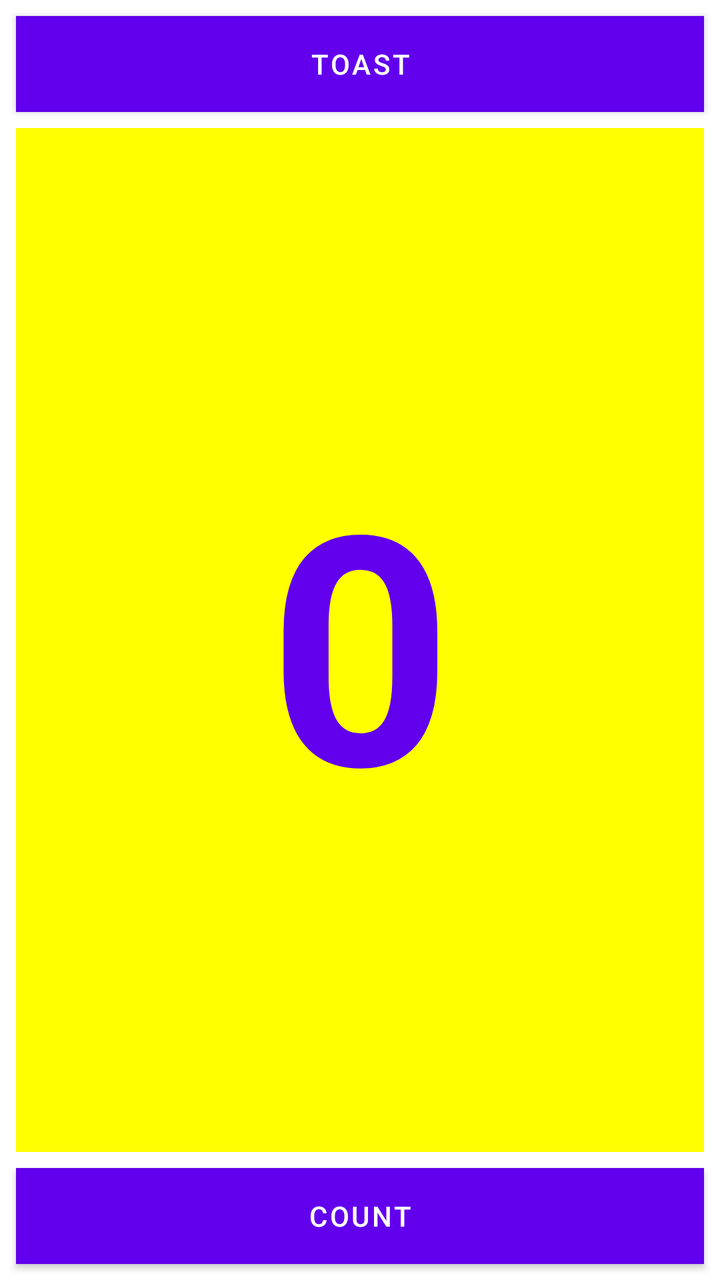
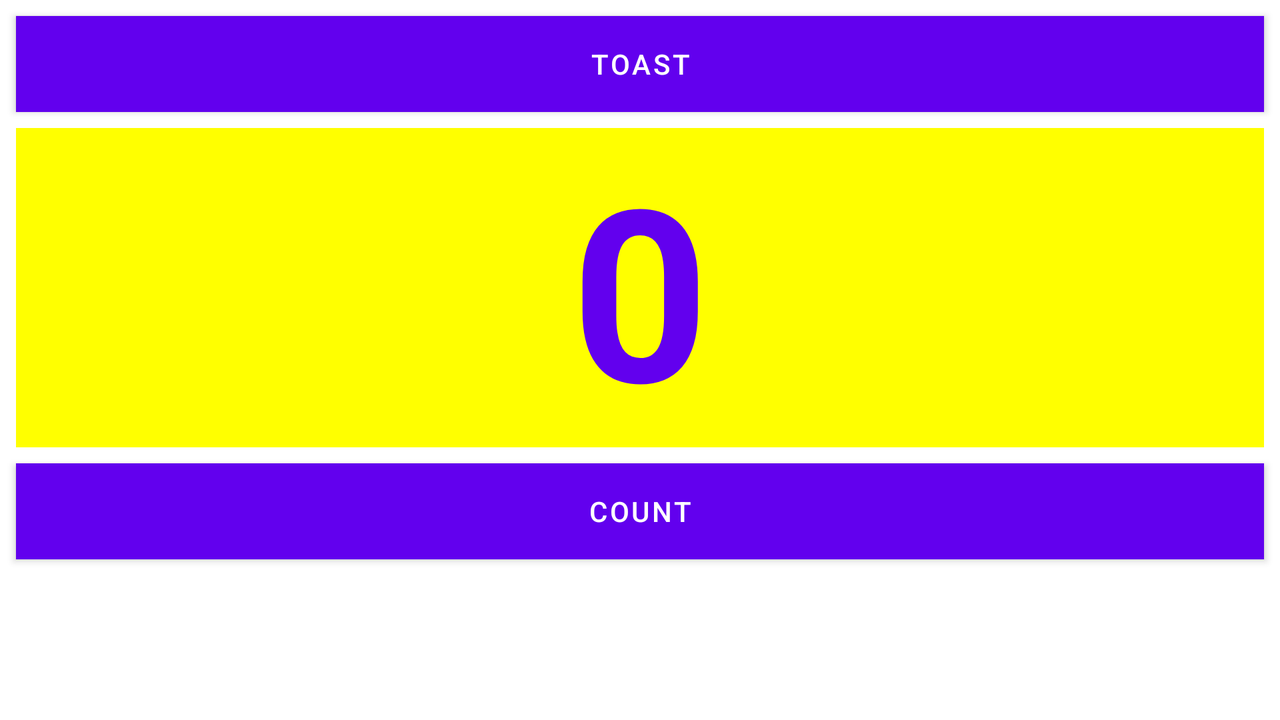

One screen, two layout resources from the same app: the default and the repository's alternative for another configuration. Each is rendered where Android would select it; the XML of both is given below.
<!-- AndroidManifest.xml: application theme Theme.And_Work_2 -->
<!-- res/layout/activity_lesson_1_dot_2_part_b.xml -->
<?xml version="1.0" encoding="utf-8"?>
<LinearLayout
    xmlns:android="http://schemas.android.com/apk/res/android"
    xmlns:tools="http://schemas.android.com/tools"
    android:layout_width="match_parent"
    android:layout_height="match_parent"
    android:orientation="vertical"
    tools:context=".lesson_1.lesson_1_2.Lesson1Dot2PartBActivity">

    <Button
        android:id="@+id/button_toast"
        android:layout_width="match_parent"
        android:layout_height="wrap_content"
        android:layout_marginStart="8dp"
        android:layout_marginLeft="8dp"
        android:layout_marginTop="8dp"
        android:layout_marginEnd="8dp"
        android:layout_marginRight="8dp"
        android:layout_marginBottom="8dp"
        android:background="@color/purple_500"
        android:onClick="showToast"
        android:text="@string/button_label_toast"
        android:textColor="@color/white" />

    <TextView
        android:id="@+id/show_count"
        android:layout_width="match_parent"
        android:layout_height="0dp"
        android:layout_weight="1"
        android:layout_marginStart="8dp"
        android:layout_marginLeft="8dp"
        android:layout_marginEnd="8dp"
        android:layout_marginRight="8dp"
        android:background="@color/yellow"
        android:gravity="center"
        android:text="@string/count_initial_value"
        android:textColor="@color/purple_500"
        android:textSize="160sp"
        android:textStyle="bold" />

    <Button
        android:id="@+id/button_count"
        android:layout_width="match_parent"
        android:layout_height="wrap_content"
        android:layout_marginStart="8dp"
        android:layout_marginLeft="8dp"
        android:layout_marginEnd="8dp"
        android:layout_marginRight="8dp"
        android:layout_marginBottom="8dp"
        android:layout_marginTop="8dp"
        android:background="@color/purple_500"
        android:onClick="countUp"
        android:text="@string/button_label_count"
        android:textColor="@color/white" />
</LinearLayout>
<!-- resources referenced by this layout -->
<resources>
  <color name="purple_500">#FF6200EE</color>
  <color name="white">#FFFFFFFF</color>
  <color name="yellow">#FFFF00</color>
  <string name="button_label_count">Count</string>
  <string name="button_label_toast">Toast</string>
  <string name="count_initial_value">0</string>
  <style name="Theme.And_Work_2" parent="Theme.MaterialComponents.Light.DarkActionBar">
          
          <item name="colorPrimary">@color/purple_500</item>
          <item name="colorPrimaryVariant">@color/purple_700</item>
          <item name="colorOnPrimary">@color/white</item>
          
          <item name="colorSecondary">@color/teal_200</item>
          <item name="colorSecondaryVariant">@color/teal_700</item>
          <item name="colorOnSecondary">@color/black</item>
          
          <item name="android:statusBarColor" tools:targetApi="l">?attr/colorPrimaryVariant</item>
          
      </style>
  <color name="purple_700">#FF3700B3</color>
  <color name="teal_200">#FF03DAC5</color>
  <color name="teal_700">#FF018786</color>
  <color name="black">#FF000000</color>
</resources>
<!-- res/layout-land/activity_lesson_1_dot_2_part_b.xml (the repository's variant of the layout above) -->
<!-- drawn on the phone turned sideways -->
<?xml version="1.0" encoding="utf-8"?>
<RelativeLayout xmlns:android="http://schemas.android.com/apk/res/android"
    xmlns:tools="http://schemas.android.com/tools"
    android:layout_width="match_parent"
    android:layout_height="match_parent"
    tools:context=".lesson_1.lesson_1_2.Lesson1Dot2PartBActivity">

    <Button
        android:id="@+id/button_toast"
        android:layout_width="match_parent"
        android:layout_height="wrap_content"
        android:layout_marginStart="8dp"
        android:layout_marginLeft="8dp"
        android:layout_marginTop="8dp"
        android:layout_marginEnd="8dp"
        android:layout_marginRight="8dp"
        android:background="@color/purple_500"
        android:onClick="showToast"
        android:text="@string/button_label_toast"
        android:textColor="@color/white" />

    <TextView
        android:id="@+id/show_count"
        android:layout_width="match_parent"
        android:layout_height="wrap_content"
        android:layout_below="@id/button_toast"
        android:layout_alignParentStart="true"
        android:layout_alignParentLeft="true"
        android:layout_centerInParent="true"
        android:layout_marginStart="8dp"
        android:layout_marginLeft="8dp"
        android:layout_marginTop="8dp"
        android:layout_marginEnd="8dp"
        android:layout_marginRight="8dp"
        android:layout_marginBottom="8dp"
        android:background="@color/yellow"
        android:gravity="center"
        android:text="@string/count_initial_value"
        android:textColor="@color/purple_500"
        android:textSize="120sp"
        android:textStyle="bold" />

    <Button
        android:id="@+id/button_count"
        android:layout_width="match_parent"
        android:layout_height="wrap_content"
        android:layout_below="@id/show_count"
        android:layout_alignParentStart="true"
        android:layout_alignParentLeft="true"
        android:layout_centerHorizontal="true"
        android:layout_marginStart="8dp"
        android:layout_marginLeft="8dp"
        android:layout_marginEnd="8dp"
        android:layout_marginRight="8dp"
        android:layout_marginBottom="8dp"
        android:background="@color/purple_500"
        android:onClick="countUp"
        android:text="@string/button_label_count"
        android:textColor="@color/white" />
</RelativeLayout>
